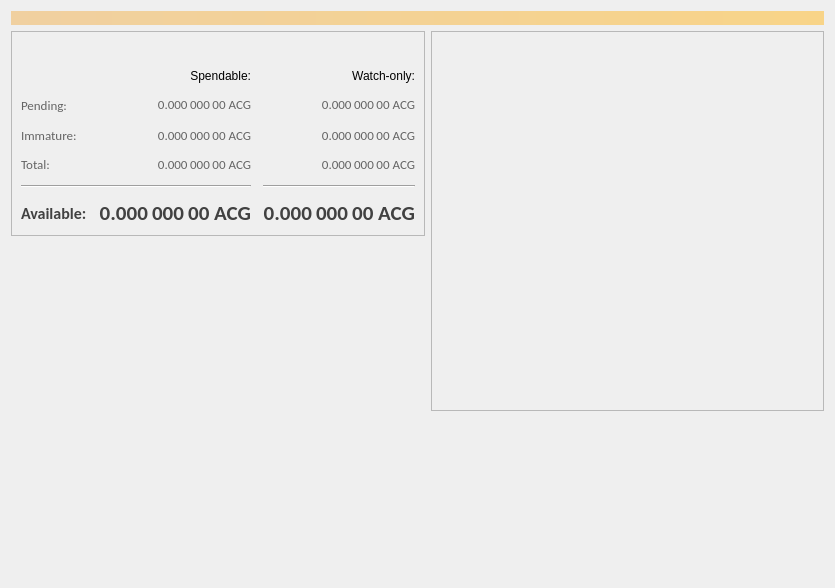
<?xml version="1.0" encoding="UTF-8"?>
<ui version="4.0">
 <class>OverviewPage</class>
 <widget class="QLabel" name="OverviewPage">
  <property name="enabled">
   <bool>true</bool>
  </property>
  <property name="geometry">
   <rect>
    <x>0</x>
    <y>0</y>
    <width>835</width>
    <height>588</height>
   </rect>
  </property>
  <property name="tabletTracking">
   <bool>false</bool>
  </property>
  <property name="acceptDrops">
   <bool>false</bool>
  </property>
  <property name="windowTitle">
   <string>Form</string>
  </property>
  <property name="autoFillBackground">
   <bool>false</bool>
  </property>
  <property name="styleSheet">
   <string notr="true"/>
  </property>
  <property name="pixmap">
   <pixmap resource="../bitcoin.qrc">:/icons/overview_background</pixmap>
  </property>
  <property name="scaledContents">
   <bool>true</bool>
  </property>
  <property name="wordWrap">
   <bool>true</bool>
  </property>
  <layout class="QVBoxLayout" name="topLayout">
   <item>
    <widget class="QLabel" name="labelAlerts">
     <property name="visible">
      <bool>false</bool>
     </property>
     <property name="styleSheet">
      <string notr="true">QLabel { background-color: qlineargradient(x1: 0, y1: 0, x2: 1, y2: 0, stop:0 #F0D0A0, stop:1 #F8D488); color:#000000; }</string>
     </property>
     <property name="wordWrap">
      <bool>true</bool>
     </property>
     <property name="margin">
      <number>3</number>
     </property>
     <property name="textInteractionFlags">
      <set>Qt::TextSelectableByMouse</set>
     </property>
    </widget>
   </item>
   <item>
    <layout class="QHBoxLayout" name="horizontalLayout" stretch="1,1">
     <item>
      <layout class="QVBoxLayout" name="verticalLayout_2">
       <item>
        <widget class="QFrame" name="frame">
         <property name="frameShape">
          <enum>QFrame::StyledPanel</enum>
         </property>
         <property name="frameShadow">
          <enum>QFrame::Raised</enum>
         </property>
         <layout class="QVBoxLayout" name="verticalLayout_4">
          <item>
           <layout class="QHBoxLayout" name="horizontalLayout_4">
            <item>
             <widget class="QLabel" name="label_5">
              <property name="font">
               <font>
                <weight>75</weight>
                <bold>true</bold>
               </font>
              </property>
              <property name="text">
               <string/>
              </property>
             </widget>
            </item>
            <item>
             <widget class="QPushButton" name="labelWalletStatus">
              <property name="enabled">
               <bool>true</bool>
              </property>
              <property name="maximumSize">
               <size>
                <width>30</width>
                <height>16777215</height>
               </size>
              </property>
              <property name="toolTip">
               <string>The displayed information may be out of date. Your wallet automatically synchronizes with the Aurum Crypto Gold network after a connection is established, but this process has not completed yet.</string>
              </property>
              <property name="text">
               <string/>
              </property>
              <property name="icon">
               <iconset resource="../bitcoin.qrc">
                <normaloff>:/icons/warning</normaloff>
                <disabledoff>:/icons/warning</disabledoff>:/icons/warning</iconset>
              </property>
              <property name="iconSize">
               <size>
                <width>24</width>
                <height>24</height>
               </size>
              </property>
              <property name="flat">
               <bool>true</bool>
              </property>
             </widget>
            </item>
            <item>
             <spacer name="horizontalSpacer_3">
              <property name="orientation">
               <enum>Qt::Horizontal</enum>
              </property>
              <property name="sizeHint" stdset="0">
               <size>
                <width>40</width>
                <height>20</height>
               </size>
              </property>
             </spacer>
            </item>
           </layout>
          </item>
          <item>
           <layout class="QGridLayout" name="gridLayout">
            <property name="spacing">
             <number>12</number>
            </property>
            <item row="2" column="2">
             <widget class="QLabel" name="labelWatchPending">
              <property name="font">
               <font>
                <family>Calibri</family>
                <pointsize>10</pointsize>
                <weight>50</weight>
                <bold>false</bold>
               </font>
              </property>
              <property name="cursor">
               <cursorShape>IBeamCursor</cursorShape>
              </property>
              <property name="toolTip">
               <string>Unconfirmed transactions to watch-only addresses</string>
              </property>
              <property name="styleSheet">
               <string notr="true">color: rgb(100, 100, 100);</string>
              </property>
              <property name="text">
               <string notr="true">0.000 000 00 ACG</string>
              </property>
              <property name="alignment">
               <set>Qt::AlignRight|Qt::AlignTrailing|Qt::AlignVCenter</set>
              </property>
              <property name="textInteractionFlags">
               <set>Qt::LinksAccessibleByMouse|Qt::TextSelectableByKeyboard|Qt::TextSelectableByMouse</set>
              </property>
             </widget>
            </item>
            <item row="3" column="2">
             <widget class="QLabel" name="labelWatchImmature">
              <property name="font">
               <font>
                <family>Calibri</family>
                <pointsize>10</pointsize>
                <weight>50</weight>
                <bold>false</bold>
               </font>
              </property>
              <property name="cursor">
               <cursorShape>IBeamCursor</cursorShape>
              </property>
              <property name="toolTip">
               <string>Mined balance in watch-only addresses that has not yet matured</string>
              </property>
              <property name="styleSheet">
               <string notr="true">color: rgb(100, 100, 100);</string>
              </property>
              <property name="text">
               <string notr="true">0.000 000 00 ACG</string>
              </property>
              <property name="alignment">
               <set>Qt::AlignRight|Qt::AlignTrailing|Qt::AlignVCenter</set>
              </property>
              <property name="textInteractionFlags">
               <set>Qt::LinksAccessibleByMouse|Qt::TextSelectableByKeyboard|Qt::TextSelectableByMouse</set>
              </property>
             </widget>
            </item>
            <item row="5" column="0" colspan="2">
             <widget class="Line" name="line">
              <property name="orientation">
               <enum>Qt::Horizontal</enum>
              </property>
             </widget>
            </item>
            <item row="3" column="0">
             <widget class="QLabel" name="labelImmatureText">
              <property name="font">
               <font>
                <family>Calibri</family>
                <pointsize>10</pointsize>
               </font>
              </property>
              <property name="styleSheet">
               <string notr="true">color: rgb(100, 100, 100);</string>
              </property>
              <property name="text">
               <string>Immature:</string>
              </property>
             </widget>
            </item>
            <item row="3" column="1">
             <widget class="QLabel" name="labelImmature">
              <property name="font">
               <font>
                <family>Calibri</family>
                <pointsize>10</pointsize>
                <weight>50</weight>
                <bold>false</bold>
               </font>
              </property>
              <property name="cursor">
               <cursorShape>IBeamCursor</cursorShape>
              </property>
              <property name="toolTip">
               <string>Mined balance that has not yet matured</string>
              </property>
              <property name="styleSheet">
               <string notr="true">color: rgb(100, 100, 100);</string>
              </property>
              <property name="text">
               <string notr="true">0.000 000 00 ACG</string>
              </property>
              <property name="alignment">
               <set>Qt::AlignRight|Qt::AlignTrailing|Qt::AlignVCenter</set>
              </property>
              <property name="textInteractionFlags">
               <set>Qt::LinksAccessibleByMouse|Qt::TextSelectableByKeyboard|Qt::TextSelectableByMouse</set>
              </property>
             </widget>
            </item>
            <item row="0" column="1">
             <widget class="QLabel" name="labelSpendable">
              <property name="text">
               <string>Spendable:</string>
              </property>
              <property name="alignment">
               <set>Qt::AlignRight|Qt::AlignTrailing|Qt::AlignVCenter</set>
              </property>
             </widget>
            </item>
            <item row="2" column="1">
             <widget class="QLabel" name="labelUnconfirmed">
              <property name="font">
               <font>
                <family>Calibri</family>
                <pointsize>10</pointsize>
                <weight>50</weight>
                <bold>false</bold>
               </font>
              </property>
              <property name="cursor">
               <cursorShape>IBeamCursor</cursorShape>
              </property>
              <property name="toolTip">
               <string>Total of transactions that have yet to be confirmed, and do not yet count toward the spendable balance</string>
              </property>
              <property name="styleSheet">
               <string notr="true">color: rgb(100, 100, 100);</string>
              </property>
              <property name="text">
               <string notr="true">0.000 000 00 ACG</string>
              </property>
              <property name="alignment">
               <set>Qt::AlignRight|Qt::AlignTrailing|Qt::AlignVCenter</set>
              </property>
              <property name="textInteractionFlags">
               <set>Qt::LinksAccessibleByMouse|Qt::TextSelectableByKeyboard|Qt::TextSelectableByMouse</set>
              </property>
             </widget>
            </item>
            <item row="5" column="2">
             <widget class="Line" name="lineWatchBalance">
              <property name="sizePolicy">
               <sizepolicy hsizetype="Preferred" vsizetype="Fixed">
                <horstretch>0</horstretch>
                <verstretch>0</verstretch>
               </sizepolicy>
              </property>
              <property name="minimumSize">
               <size>
                <width>140</width>
                <height>0</height>
               </size>
              </property>
              <property name="orientation">
               <enum>Qt::Horizontal</enum>
              </property>
             </widget>
            </item>
            <item row="4" column="0">
             <widget class="QLabel" name="labelTotalText">
              <property name="font">
               <font>
                <family>Calibri</family>
                <pointsize>10</pointsize>
               </font>
              </property>
              <property name="styleSheet">
               <string notr="true">color: rgb(100, 100, 100);</string>
              </property>
              <property name="text">
               <string>Total:</string>
              </property>
             </widget>
            </item>
            <item row="0" column="2">
             <widget class="QLabel" name="labelWatchonly">
              <property name="text">
               <string>Watch-only:</string>
              </property>
              <property name="alignment">
               <set>Qt::AlignRight|Qt::AlignTrailing|Qt::AlignVCenter</set>
              </property>
             </widget>
            </item>
            <item row="2" column="0">
             <widget class="QLabel" name="labelPendingText">
              <property name="font">
               <font>
                <family>Calibri</family>
                <pointsize>10</pointsize>
               </font>
              </property>
              <property name="styleSheet">
               <string notr="true">color: rgb(100, 100, 100);</string>
              </property>
              <property name="text">
               <string>Pending:</string>
              </property>
             </widget>
            </item>
            <item row="6" column="0">
             <widget class="QLabel" name="labelBalanceText">
              <property name="font">
               <font>
                <family>Calibri</family>
                <pointsize>12</pointsize>
                <weight>75</weight>
                <bold>true</bold>
               </font>
              </property>
              <property name="styleSheet">
               <string notr="true">color: rgb(65, 65, 65);</string>
              </property>
              <property name="text">
               <string>Available:</string>
              </property>
             </widget>
            </item>
            <item row="6" column="2">
             <widget class="QLabel" name="labelWatchAvailable">
              <property name="font">
               <font>
                <family>Calibri</family>
                <pointsize>16</pointsize>
                <weight>75</weight>
                <bold>true</bold>
               </font>
              </property>
              <property name="cursor">
               <cursorShape>IBeamCursor</cursorShape>
              </property>
              <property name="toolTip">
               <string>Your current balance in watch-only addresses</string>
              </property>
              <property name="styleSheet">
               <string notr="true">color: rgb(65, 65, 65);</string>
              </property>
              <property name="text">
               <string notr="true">0.000 000 00 ACG</string>
              </property>
              <property name="alignment">
               <set>Qt::AlignRight|Qt::AlignTrailing|Qt::AlignVCenter</set>
              </property>
              <property name="textInteractionFlags">
               <set>Qt::LinksAccessibleByMouse|Qt::TextSelectableByKeyboard|Qt::TextSelectableByMouse</set>
              </property>
             </widget>
            </item>
            <item row="6" column="1">
             <widget class="QLabel" name="labelBalance">
              <property name="font">
               <font>
                <family>Calibri</family>
                <pointsize>16</pointsize>
                <weight>75</weight>
                <bold>true</bold>
               </font>
              </property>
              <property name="cursor">
               <cursorShape>IBeamCursor</cursorShape>
              </property>
              <property name="toolTip">
               <string>Your current spendable balance</string>
              </property>
              <property name="styleSheet">
               <string notr="true">color: rgb(65, 65, 65);</string>
              </property>
              <property name="text">
               <string notr="true">0.000 000 00 ACG</string>
              </property>
              <property name="alignment">
               <set>Qt::AlignRight|Qt::AlignTrailing|Qt::AlignVCenter</set>
              </property>
              <property name="textInteractionFlags">
               <set>Qt::LinksAccessibleByMouse|Qt::TextSelectableByKeyboard|Qt::TextSelectableByMouse</set>
              </property>
             </widget>
            </item>
            <item row="2" column="3">
             <spacer name="horizontalSpacer_2">
              <property name="orientation">
               <enum>Qt::Horizontal</enum>
              </property>
              <property name="sizeHint" stdset="0">
               <size>
                <width>40</width>
                <height>20</height>
               </size>
              </property>
             </spacer>
            </item>
            <item row="4" column="1">
             <widget class="QLabel" name="labelTotal">
              <property name="font">
               <font>
                <family>Calibri</family>
                <pointsize>10</pointsize>
                <weight>50</weight>
                <bold>false</bold>
               </font>
              </property>
              <property name="cursor">
               <cursorShape>IBeamCursor</cursorShape>
              </property>
              <property name="toolTip">
               <string>Your current total balance</string>
              </property>
              <property name="styleSheet">
               <string notr="true">color: rgb(100, 100, 100);</string>
              </property>
              <property name="text">
               <string notr="true">0.000 000 00 ACG</string>
              </property>
              <property name="alignment">
               <set>Qt::AlignRight|Qt::AlignTrailing|Qt::AlignVCenter</set>
              </property>
              <property name="textInteractionFlags">
               <set>Qt::LinksAccessibleByMouse|Qt::TextSelectableByKeyboard|Qt::TextSelectableByMouse</set>
              </property>
             </widget>
            </item>
            <item row="4" column="2">
             <widget class="QLabel" name="labelWatchTotal">
              <property name="font">
               <font>
                <family>Calibri</family>
                <pointsize>10</pointsize>
                <weight>50</weight>
                <bold>false</bold>
               </font>
              </property>
              <property name="cursor">
               <cursorShape>IBeamCursor</cursorShape>
              </property>
              <property name="toolTip">
               <string>Current total balance in watch-only addresses</string>
              </property>
              <property name="styleSheet">
               <string notr="true">color: rgb(100, 100, 100);</string>
              </property>
              <property name="text">
               <string notr="true">0.000 000 00 ACG</string>
              </property>
              <property name="alignment">
               <set>Qt::AlignRight|Qt::AlignTrailing|Qt::AlignVCenter</set>
              </property>
              <property name="textInteractionFlags">
               <set>Qt::LinksAccessibleByMouse|Qt::TextSelectableByKeyboard|Qt::TextSelectableByMouse</set>
              </property>
             </widget>
            </item>
           </layout>
          </item>
         </layout>
        </widget>
       </item>
       <item>
        <spacer name="verticalSpacer">
         <property name="orientation">
          <enum>Qt::Vertical</enum>
         </property>
         <property name="sizeHint" stdset="0">
          <size>
           <width>20</width>
           <height>40</height>
          </size>
         </property>
        </spacer>
       </item>
      </layout>
     </item>
     <item>
      <layout class="QVBoxLayout" name="verticalLayout_3">
       <item>
        <widget class="QFrame" name="frame_2">
         <property name="frameShape">
          <enum>QFrame::StyledPanel</enum>
         </property>
         <property name="frameShadow">
          <enum>QFrame::Raised</enum>
         </property>
         <layout class="QVBoxLayout" name="verticalLayout">
          <item>
           <layout class="QHBoxLayout" name="horizontalLayout_2">
            <item>
             <widget class="QLabel" name="label_4">
              <property name="font">
               <font>
                <weight>75</weight>
                <bold>true</bold>
               </font>
              </property>
              <property name="text">
               <string/>
              </property>
             </widget>
            </item>
            <item>
             <widget class="QPushButton" name="labelTransactionsStatus">
              <property name="enabled">
               <bool>true</bool>
              </property>
              <property name="maximumSize">
               <size>
                <width>30</width>
                <height>16777215</height>
               </size>
              </property>
              <property name="toolTip">
               <string>The displayed information may be out of date. Your wallet automatically synchronizes with the Aurum Crypto Gold network after a connection is established, but this process has not completed yet.</string>
              </property>
              <property name="text">
               <string/>
              </property>
              <property name="icon">
               <iconset resource="../bitcoin.qrc">
                <normaloff>:/icons/warning</normaloff>
                <disabledoff>:/icons/warning</disabledoff>:/icons/warning</iconset>
              </property>
              <property name="iconSize">
               <size>
                <width>24</width>
                <height>24</height>
               </size>
              </property>
              <property name="flat">
               <bool>true</bool>
              </property>
             </widget>
            </item>
            <item>
             <spacer name="horizontalSpacer">
              <property name="orientation">
               <enum>Qt::Horizontal</enum>
              </property>
              <property name="sizeHint" stdset="0">
               <size>
                <width>40</width>
                <height>20</height>
               </size>
              </property>
             </spacer>
            </item>
           </layout>
          </item>
          <item>
           <spacer name="horizontalSpacer_6">
            <property name="orientation">
             <enum>Qt::Horizontal</enum>
            </property>
            <property name="sizeHint" stdset="0">
             <size>
              <width>40</width>
              <height>20</height>
             </size>
            </property>
           </spacer>
          </item>
          <item>
           <spacer name="horizontalSpacer_7">
            <property name="orientation">
             <enum>Qt::Horizontal</enum>
            </property>
            <property name="sizeHint" stdset="0">
             <size>
              <width>40</width>
              <height>20</height>
             </size>
            </property>
           </spacer>
          </item>
          <item>
           <spacer name="horizontalSpacer_4">
            <property name="orientation">
             <enum>Qt::Horizontal</enum>
            </property>
            <property name="sizeHint" stdset="0">
             <size>
              <width>40</width>
              <height>20</height>
             </size>
            </property>
           </spacer>
          </item>
          <item>
           <spacer name="horizontalSpacer_5">
            <property name="orientation">
             <enum>Qt::Horizontal</enum>
            </property>
            <property name="sizeHint" stdset="0">
             <size>
              <width>40</width>
              <height>20</height>
             </size>
            </property>
           </spacer>
          </item>
          <item>
           <spacer name="horizontalSpacer_8">
            <property name="orientation">
             <enum>Qt::Horizontal</enum>
            </property>
            <property name="sizeHint" stdset="0">
             <size>
              <width>40</width>
              <height>20</height>
             </size>
            </property>
           </spacer>
          </item>
          <item>
           <spacer name="horizontalSpacer_9">
            <property name="orientation">
             <enum>Qt::Horizontal</enum>
            </property>
            <property name="sizeHint" stdset="0">
             <size>
              <width>40</width>
              <height>20</height>
             </size>
            </property>
           </spacer>
          </item>
          <item>
           <spacer name="horizontalSpacer_10">
            <property name="orientation">
             <enum>Qt::Horizontal</enum>
            </property>
            <property name="sizeHint" stdset="0">
             <size>
              <width>40</width>
              <height>20</height>
             </size>
            </property>
           </spacer>
          </item>
          <item>
           <widget class="QListView" name="listTransactions">
            <property name="styleSheet">
             <string notr="true">QListView { background: transparent; }</string>
            </property>
            <property name="frameShape">
             <enum>QFrame::NoFrame</enum>
            </property>
            <property name="verticalScrollBarPolicy">
             <enum>Qt::ScrollBarAlwaysOff</enum>
            </property>
            <property name="horizontalScrollBarPolicy">
             <enum>Qt::ScrollBarAlwaysOff</enum>
            </property>
            <property name="selectionMode">
             <enum>QAbstractItemView::NoSelection</enum>
            </property>
           </widget>
          </item>
         </layout>
        </widget>
       </item>
       <item>
        <spacer name="verticalSpacer_2">
         <property name="orientation">
          <enum>Qt::Vertical</enum>
         </property>
         <property name="sizeHint" stdset="0">
          <size>
           <width>20</width>
           <height>40</height>
          </size>
         </property>
        </spacer>
       </item>
      </layout>
     </item>
    </layout>
   </item>
  </layout>
 </widget>
 <resources>
  <include location="../bitcoin.qrc"/>
 </resources>
 <connections/>
</ui>
